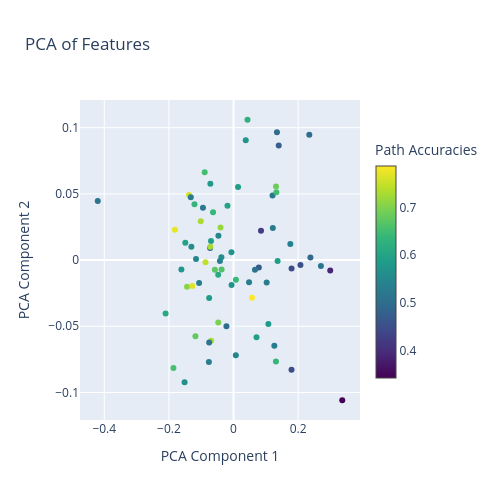

Source (notebook cell):
### Markdown cell above
##### Visualise embeddings in 2D

### Code cell
# Reduce dimensionality to 2D for visualization
pca = PCA(n_components=2)
reduced_features = pca.fit_transform(flow_tree_embeddings)
# reduced_features = pca.fit_transform(features)

# to know if we can trust our eyes
# if it is very low then the higher dimension info matters a lot & we can't see
# above 0.7 is good!
print(pca.explained_variance_ratio_)

# Plot the clusters with Plotly to have interactive
fig = go.Figure()

# Scatter plot for 'Trees by Quartile'
fig.add_trace(go.Scatter(
    x=reduced_features[:, 0],
    y=reduced_features[:, 1],
    mode='markers',
    marker=dict(color=accs, colorscale='Viridis', showscale=True, 
                colorbar=dict(title="Path Accuracies", thickness=20, x=30, len=0.8)),
    name='Trees by Quartile',
))

# Update layout
fig.update_layout(
    title="PCA of Features",
    xaxis_title="PCA Component 1",
    yaxis_title="PCA Component 2",
    legend_title_text="Path Accuracies",
    height=500,
    width=500
)

fig.show()

# print(abs( pca.components_ ))

### Figure 1 — Plotly figure (JSON) as saved in the notebook; plotly's stock layout.template omitted (floating-point values rounded to 4 significant figures)
{"data": [{"marker": {"color": [0.5455, 0.5303, 0.7286, 0.7164, 0.697, 0.4861, 0.625, 0.5294, 0.5694, 0.5303, 0.5135, 0.7864, 0.6515, 0.4688, 0.6618, 0.5211, 0.5147, 0.597, 0.5915, 0.7286, 0.746, 0.4478, 0.6714, 0.5294, 0.6406, 0.5735, 0.5833, 0.7273, 0.6377, 0.5, 0.6769, 0.5143, 0.5714, 0.6119, 0.5735, 0.5606, 0.7059, 0.5303, 0.6111, 0.3433, 0.4462, 0.5286, 0.5882, 0.5312, 0.7576, 0.3889, 0.6522, 0.4219, 0.5455, 0.6389, 0.5915, 0.5571, 0.7656, 0.597, 0.7727, 0.4925, 0.4762, 0.5217, 0.5909, 0.5606, 0.6866, 0.5455, 0.5373, 0.6338, 0.5, 0.4531, 0.5152, 0.5, 0.5286, 0.5833, 0.5882, 0.6567], "colorbar": {"len": 0.8, "thickness": 20, "title": {"text": "Path Accuracies"}, "x": 1.02, "y": 0.5}, "colorscale": [[0, "#440154"], [0.1111, "#482878"], [0.2222, "#3e4989"], [0.3333, "#31688e"], [0.4444, "#26828e"], [0.5556, "#1f9e89"], [0.6667, "#35b779"], [0.7778, "#6ece58"], [0.8889, "#b5de2b"], [1, "#fde725"]], "showscale": true}, "mode": "markers", "name": "Trees by Quartile", "type": "scatter", "x": [-0.1161, -0.04216, -0.06935, -0.04029, -0.04721, -0.0725, 0.04323, 0.1216, -0.006181, -0.07623, -0.4203, 0.05698, -0.08924, 0.07825, -0.03694, 0.1207, -0.07544, -0.1492, -0.06971, -0.1014, -0.08667, 0.1795, -0.05776, 0.1026, 0.007397, 0.03779, 0.1079, -0.07183, 0.1313, 0.1344, -0.118, 0.06627, -0.1613, -0.04747, -0.00652, -0.1515, -0.144, -0.1066, -0.2103, 0.3365, 0.1796, 0.04812, -0.07544, 0.1263, -0.1379, 0.2993, 0.1325, 0.0851, -0.04678, -0.06343, 0.1364, -0.1305, -0.1277, -0.01877, -0.1814, 0.238, 0.1399, -0.09467, 0.07111, -0.03756, 0.1315, 0.007144, 0.1758, -0.1209, 0.2345, 0.2071, 0.2704, -0.02197, -0.1322, -0.07175, 0.01399, -0.186], "y": [0.0008551, -0.0006483, -0.061, 0.02459, -0.04705, 0.009076, 0.106, 0.02414, -0.01875, -0.07695, 0.04462, -0.02853, 0.06633, -0.005699, -0.007191, 0.04885, -0.06228, 0.01311, 0.01443, 0.02929, -0.001566, -0.08284, -0.007274, -0.017, -0.01485, 0.09054, -0.04822, 0.01011, -0.07662, 0.09656, -0.05759, -0.007373, -0.007121, -0.01105, 0.005979, -0.09219, -0.02006, -0.01739, -0.04038, -0.1059, -0.006405, -0.01682, -0.02861, -0.06471, 0.0492, -0.007869, 0.05121, 0.02213, 0.01845, 0.03614, -0.0006946, 0.01005, -0.01953, 0.04096, 0.02288, 0.001926, 0.08655, 0.03942, -0.05825, 0.002095, 0.05552, -0.07186, 0.01213, 0.04208, 0.09459, -0.003735, -0.004531, -0.05007, 0.04746, 0.05764, 0.05515, -0.08149]}], "layout": {"height": 500, "legend": {"title": {"text": "Path Accuracies"}}, "title": {"text": "PCA of Features"}, "width": 500, "xaxis": {"autorange": true, "range": [-0.4756, 0.3918], "title": {"text": "PCA Component 1"}, "type": "linear"}, "yaxis": {"autorange": true, "range": [-0.1208, 0.1209], "title": {"text": "PCA Component 2"}, "type": "linear"}}}
